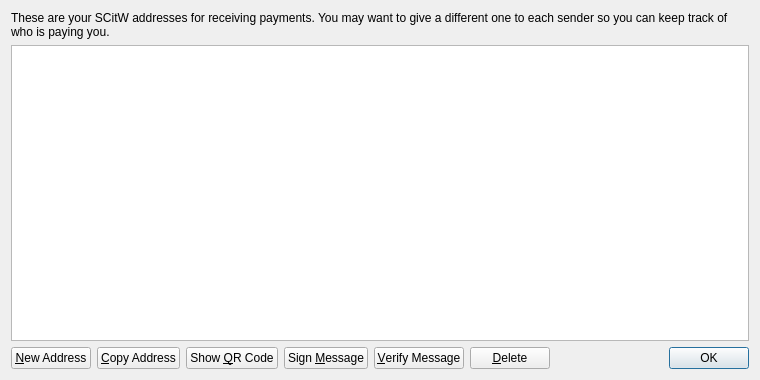
<?xml version="1.0" encoding="UTF-8"?>
<ui version="4.0">
 <class>AddressBookPage</class>
 <widget class="QWidget" name="AddressBookPage">
  <property name="geometry">
   <rect>
    <x>0</x>
    <y>0</y>
    <width>760</width>
    <height>380</height>
   </rect>
  </property>
  <property name="windowTitle">
   <string>Address Book</string>
  </property>
  <layout class="QVBoxLayout" name="verticalLayout">
   <item>
    <widget class="QLabel" name="labelExplanation">
     <property name="text">
      <string>These are your SCitW addresses for receiving payments. You may want to give a different one to each sender so you can keep track of who is paying you.</string>
     </property>
     <property name="textFormat">
      <enum>Qt::PlainText</enum>
     </property>
     <property name="wordWrap">
      <bool>true</bool>
     </property>
    </widget>
   </item>
   <item>
    <widget class="QTableView" name="tableView">
     <property name="contextMenuPolicy">
      <enum>Qt::CustomContextMenu</enum>
     </property>
     <property name="toolTip">
      <string>Double-click to edit address or label</string>
     </property>
     <property name="tabKeyNavigation">
      <bool>false</bool>
     </property>
     <property name="alternatingRowColors">
      <bool>true</bool>
     </property>
     <property name="selectionMode">
      <enum>QAbstractItemView::SingleSelection</enum>
     </property>
     <property name="selectionBehavior">
      <enum>QAbstractItemView::SelectRows</enum>
     </property>
     <property name="sortingEnabled">
      <bool>true</bool>
     </property>
     <attribute name="verticalHeaderVisible">
      <bool>false</bool>
     </attribute>
    </widget>
   </item>
   <item>
    <layout class="QHBoxLayout" name="horizontalLayout">
     <item>
      <widget class="QPushButton" name="newAddressButton">
       <property name="toolTip">
        <string>Create a new address</string>
       </property>
       <property name="text">
        <string>&amp;New Address</string>
       </property>
       <property name="icon">
        <iconset resource="../bitcoin.qrc">
         <normaloff>:/icons/add</normaloff>:/icons/add</iconset>
       </property>
      </widget>
     </item>
     <item>
      <widget class="QPushButton" name="copyToClipboard">
       <property name="toolTip">
        <string>Copy the currently selected address to the system clipboard</string>
       </property>
       <property name="text">
        <string>&amp;Copy Address</string>
       </property>
       <property name="icon">
        <iconset resource="../bitcoin.qrc">
         <normaloff>:/icons/editcopy</normaloff>:/icons/editcopy</iconset>
       </property>
      </widget>
     </item>
     <item>
      <widget class="QPushButton" name="showQRCode">
       <property name="text">
        <string>Show &amp;QR Code</string>
       </property>
       <property name="icon">
        <iconset resource="../bitcoin.qrc">
         <normaloff>:/icons/qrcode</normaloff>:/icons/qrcode</iconset>
       </property>
      </widget>
     </item>
     <item>
      <widget class="QPushButton" name="signMessage">
       <property name="toolTip">
        <string>Sign a message to prove you own a SCitW address</string>
       </property>
       <property name="text">
        <string>Sign &amp;Message</string>
       </property>
       <property name="icon">
        <iconset resource="../bitcoin.qrc">
         <normaloff>:/icons/edit</normaloff>:/icons/edit</iconset>
       </property>
      </widget>
     </item>
     <item>
      <widget class="QPushButton" name="verifyMessage">
       <property name="toolTip">
        <string>Verify a message to ensure it was signed with a specified SCitW address</string>
       </property>
       <property name="text">
        <string>&amp;Verify Message</string>
       </property>
       <property name="icon">
        <iconset resource="../bitcoin.qrc">
         <normaloff>:/icons/transaction_0</normaloff>:/icons/transaction_0</iconset>
       </property>
      </widget>
     </item>
     <item>
      <widget class="QPushButton" name="deleteButton">
       <property name="toolTip">
        <string>Delete the currently selected address from the list</string>
       </property>
       <property name="text">
        <string>&amp;Delete</string>
       </property>
       <property name="icon">
        <iconset resource="../bitcoin.qrc">
         <normaloff>:/icons/remove</normaloff>:/icons/remove</iconset>
       </property>
      </widget>
     </item>
     <item>
      <spacer name="horizontalSpacer">
       <property name="orientation">
        <enum>Qt::Horizontal</enum>
       </property>
       <property name="sizeHint" stdset="0">
        <size>
         <width>40</width>
         <height>20</height>
        </size>
       </property>
      </spacer>
     </item>
     <item>
      <widget class="QDialogButtonBox" name="buttonBox">
       <property name="sizePolicy">
        <sizepolicy hsizetype="Maximum" vsizetype="Fixed">
         <horstretch>0</horstretch>
         <verstretch>0</verstretch>
        </sizepolicy>
       </property>
       <property name="standardButtons">
        <set>QDialogButtonBox::Ok</set>
       </property>
      </widget>
     </item>
    </layout>
   </item>
  </layout>
 </widget>
 <resources>
  <include location="../bitcoin.qrc"/>
 </resources>
 <connections/>
</ui>
